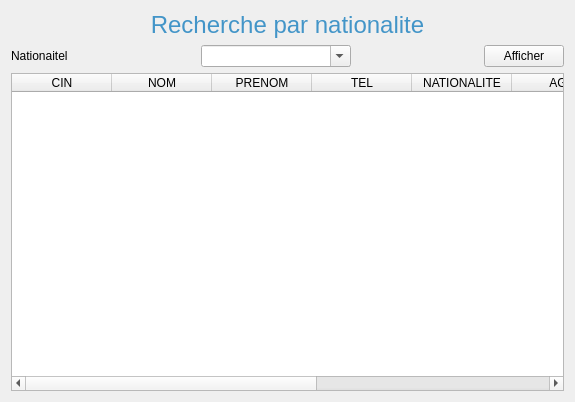
<?xml version="1.0" encoding="UTF-8"?>
<ui version="4.0">
 <class>wnat</class>
 <widget class="QWidget" name="wnat">
  <property name="geometry">
   <rect>
    <x>0</x>
    <y>0</y>
    <width>575</width>
    <height>402</height>
   </rect>
  </property>
  <property name="windowTitle">
   <string>Form</string>
  </property>
  <layout class="QVBoxLayout" name="verticalLayout">
   <item>
    <widget class="QLabel" name="label">
     <property name="text">
      <string>&lt;html&gt;&lt;head/&gt;&lt;body&gt;&lt;p align=&quot;center&quot;&gt;&lt;span style=&quot; font-size:18pt; color:#4395c8;&quot;&gt;Recherche par nationalite&lt;/span&gt;&lt;/p&gt;&lt;/body&gt;&lt;/html&gt;</string>
     </property>
    </widget>
   </item>
   <item>
    <layout class="QHBoxLayout" name="horizontalLayout">
     <item>
      <widget class="QLabel" name="label_2">
       <property name="text">
        <string>Nationaitel</string>
       </property>
      </widget>
     </item>
     <item>
      <spacer name="horizontalSpacer">
       <property name="orientation">
        <enum>Qt::Horizontal</enum>
       </property>
       <property name="sizeHint" stdset="0">
        <size>
         <width>40</width>
         <height>20</height>
        </size>
       </property>
      </spacer>
     </item>
     <item>
      <widget class="QComboBox" name="nat">
       <property name="minimumSize">
        <size>
         <width>150</width>
         <height>0</height>
        </size>
       </property>
       <property name="editable">
        <bool>true</bool>
       </property>
       <property name="insertPolicy">
        <enum>QComboBox::NoInsert</enum>
       </property>
      </widget>
     </item>
     <item>
      <spacer name="horizontalSpacer_2">
       <property name="orientation">
        <enum>Qt::Horizontal</enum>
       </property>
       <property name="sizeHint" stdset="0">
        <size>
         <width>40</width>
         <height>20</height>
        </size>
       </property>
      </spacer>
     </item>
     <item>
      <widget class="QPushButton" name="affiche">
       <property name="text">
        <string>Afficher</string>
       </property>
      </widget>
     </item>
    </layout>
   </item>
   <item>
    <widget class="QTableWidget" name="tabl">
     <column>
      <property name="text">
       <string>CIN</string>
      </property>
     </column>
     <column>
      <property name="text">
       <string>NOM</string>
      </property>
     </column>
     <column>
      <property name="text">
       <string>PRENOM</string>
      </property>
     </column>
     <column>
      <property name="text">
       <string>TEL</string>
      </property>
     </column>
     <column>
      <property name="text">
       <string>NATIONALITE</string>
      </property>
     </column>
     <column>
      <property name="text">
       <string>AGE</string>
      </property>
     </column>
     <column>
      <property name="text">
       <string>JOUR</string>
      </property>
     </column>
     <column>
      <property name="text">
       <string>MOIS</string>
      </property>
     </column>
     <column>
      <property name="text">
       <string>DECEDE</string>
      </property>
     </column>
    </widget>
   </item>
  </layout>
 </widget>
 <resources/>
 <connections/>
</ui>
